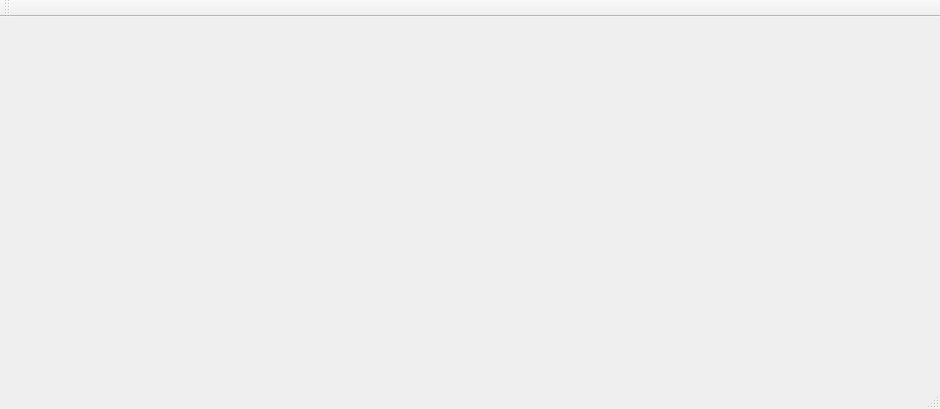
<?xml version="1.0" encoding="UTF-8"?>
<ui version="4.0">
 <class>MainWindow</class>
 <widget class="QMainWindow" name="MainWindow">
  <property name="geometry">
   <rect>
    <x>0</x>
    <y>0</y>
    <width>940</width>
    <height>409</height>
   </rect>
  </property>
  <property name="windowTitle">
   <string>MainWindow</string>
  </property>
  <widget class="QWidget" name="centralWidget"/>
  <widget class="QMenuBar" name="menuBar">
   <property name="geometry">
    <rect>
     <x>0</x>
     <y>0</y>
     <width>940</width>
     <height>22</height>
    </rect>
   </property>
  </widget>
  <widget class="QToolBar" name="mainToolBar">
   <attribute name="toolBarArea">
    <enum>TopToolBarArea</enum>
   </attribute>
   <attribute name="toolBarBreak">
    <bool>false</bool>
   </attribute>
  </widget>
  <widget class="QStatusBar" name="statusBar"/>
 </widget>
 <layoutdefault spacing="6" margin="11"/>
 <resources/>
 <connections/>
</ui>
